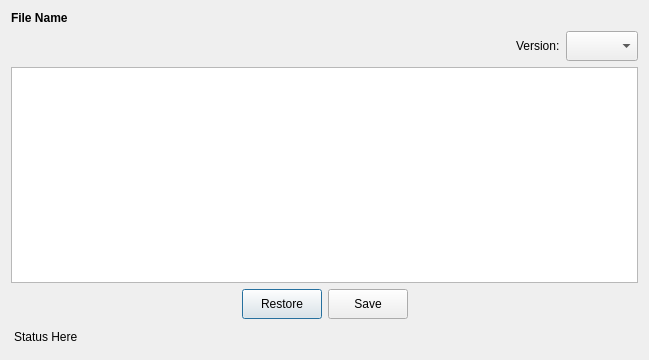
<?xml version="1.0" encoding="UTF-8"?>
<ui version="4.0">
 <class>DialogEditVersion</class>
 <widget class="QDialog" name="DialogEditVersion">
  <property name="geometry">
   <rect>
    <x>0</x>
    <y>0</y>
    <width>649</width>
    <height>360</height>
   </rect>
  </property>
  <property name="minimumSize">
   <size>
    <width>640</width>
    <height>360</height>
   </size>
  </property>
  <property name="windowTitle">
   <string>Version Editor</string>
  </property>
  <layout class="QVBoxLayout" name="verticalLayout">
   <item>
    <widget class="QLabel" name="labelFileName">
     <property name="font">
      <font>
       <bold>true</bold>
      </font>
     </property>
     <property name="text">
      <string>File Name</string>
     </property>
    </widget>
   </item>
   <item>
    <layout class="QHBoxLayout" name="horizontalLayout">
     <item>
      <spacer name="horizontalSpacer_3">
       <property name="orientation">
        <enum>Qt::Horizontal</enum>
       </property>
       <property name="sizeHint" stdset="0">
        <size>
         <width>40</width>
         <height>20</height>
        </size>
       </property>
      </spacer>
     </item>
     <item>
      <widget class="QLabel" name="label_2">
       <property name="text">
        <string>Version:</string>
       </property>
      </widget>
     </item>
     <item>
      <widget class="QComboBox" name="comboBox">
       <property name="sizePolicy">
        <sizepolicy hsizetype="Fixed" vsizetype="Fixed">
         <horstretch>0</horstretch>
         <verstretch>0</verstretch>
        </sizepolicy>
       </property>
       <property name="minimumSize">
        <size>
         <width>60</width>
         <height>30</height>
        </size>
       </property>
      </widget>
     </item>
    </layout>
   </item>
   <item>
    <widget class="QTextEdit" name="textEdit"/>
   </item>
   <item>
    <layout class="QHBoxLayout" name="horizontalLayout_2">
     <item>
      <spacer name="horizontalSpacer">
       <property name="orientation">
        <enum>Qt::Horizontal</enum>
       </property>
       <property name="sizeHint" stdset="0">
        <size>
         <width>40</width>
         <height>20</height>
        </size>
       </property>
      </spacer>
     </item>
     <item>
      <widget class="QPushButton" name="buttonRestore">
       <property name="minimumSize">
        <size>
         <width>0</width>
         <height>30</height>
        </size>
       </property>
       <property name="text">
        <string>Restore</string>
       </property>
      </widget>
     </item>
     <item>
      <widget class="QPushButton" name="buttonSave">
       <property name="minimumSize">
        <size>
         <width>0</width>
         <height>30</height>
        </size>
       </property>
       <property name="text">
        <string>Save</string>
       </property>
      </widget>
     </item>
     <item>
      <spacer name="horizontalSpacer_2">
       <property name="orientation">
        <enum>Qt::Horizontal</enum>
       </property>
       <property name="sizeHint" stdset="0">
        <size>
         <width>40</width>
         <height>20</height>
        </size>
       </property>
      </spacer>
     </item>
    </layout>
   </item>
   <item>
    <widget class="QLabel" name="labelStatus">
     <property name="styleSheet">
      <string notr="true">QLabel
 {
padding:  5px 5px 5px 0px;
}</string>
     </property>
     <property name="text">
      <string>Status Here</string>
     </property>
    </widget>
   </item>
  </layout>
 </widget>
 <resources/>
 <connections/>
</ui>
